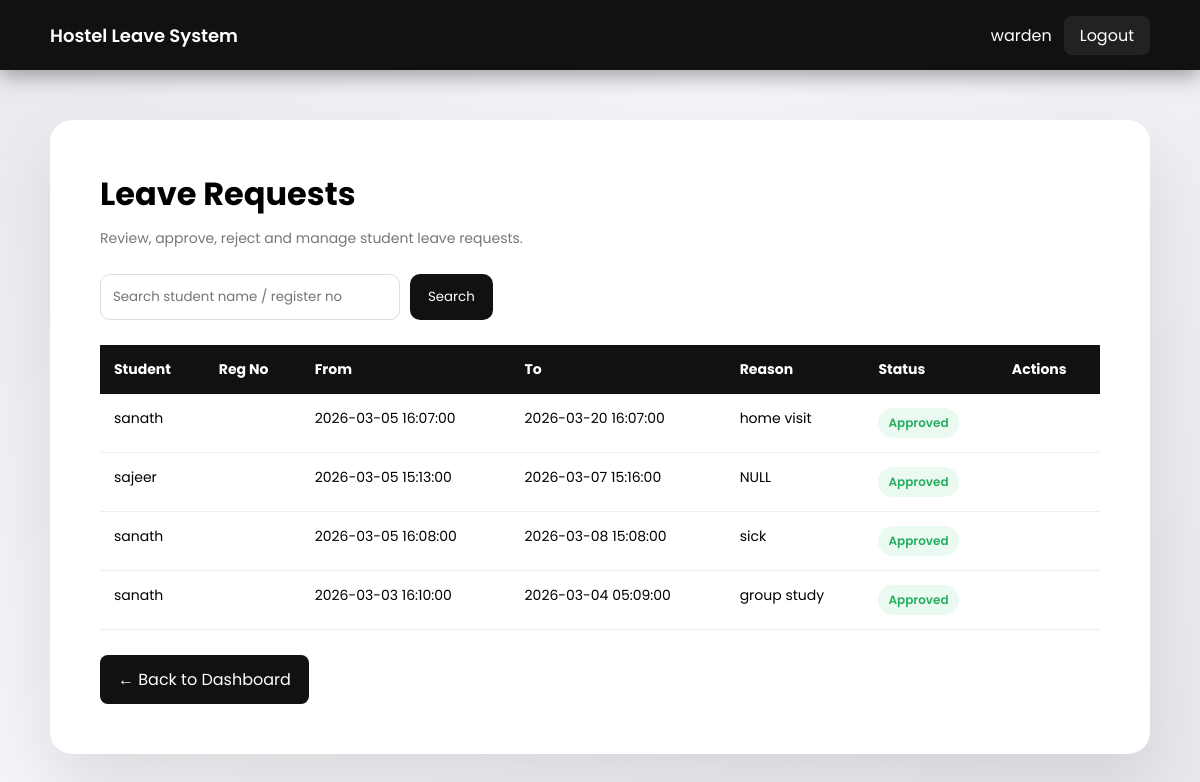
Page /warden/view_requests.php (signed in) on the earlier database version.
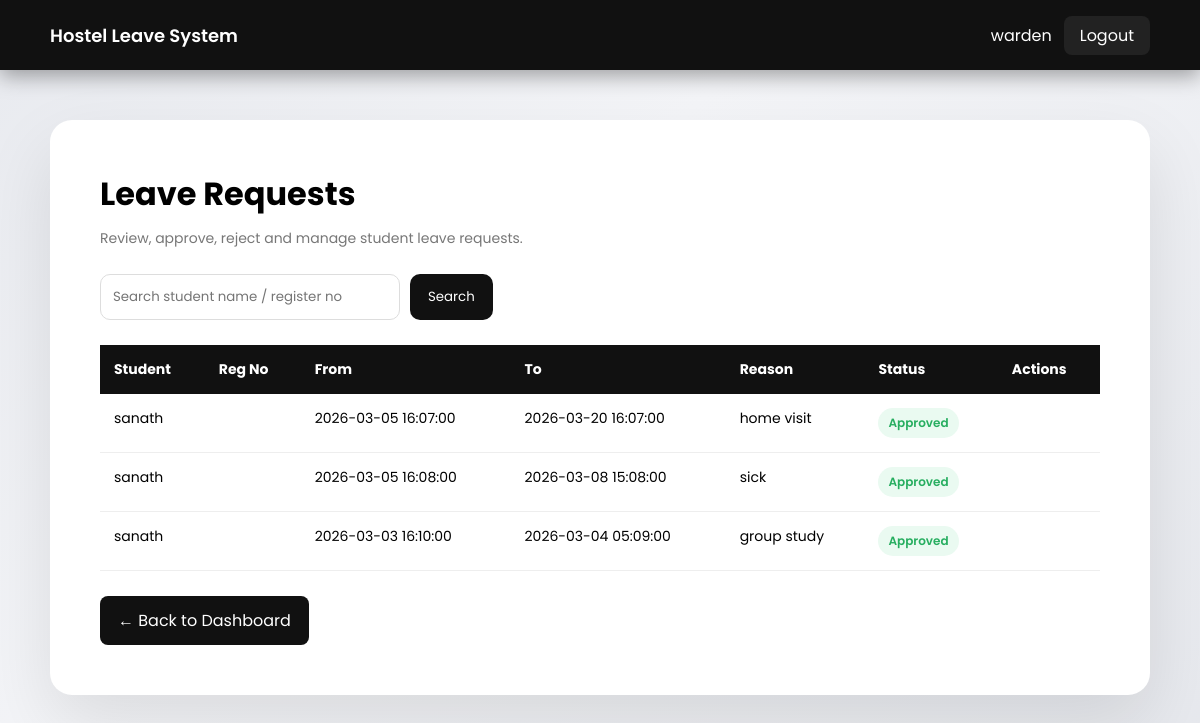
Same page on the later database version.
### tables this page shows
CREATE TABLE `hostel_leaves` (
  `id` int(11) NOT NULL,
  `student_id` int(11) NOT NULL,
  `leave_type_id` int(11) NOT NULL,
  `from_datetime` datetime NOT NULL,
  `to_datetime` datetime NOT NULL,
  `reason` text NOT NULL,
  `status` enum('Pending','Approved','Rejected') DEFAULT 'Pending',
  `applied_at` timestamp NOT NULL DEFAULT current_timestamp(),
  `returned_at` datetime DEFAULT NULL,
  `mess_cut` tinyint(1) NOT NULL DEFAULT 0,
  `return_status` varchar(50) DEFAULT NULL
);

CREATE TABLE `users` (
  `id` int(11) NOT NULL,
  `role_id` int(11) NOT NULL,
  `name` varchar(100) NOT NULL,
  `username` varchar(50) NOT NULL,
  `password` varchar(255) NOT NULL,
  `email` varchar(100) DEFAULT NULL,
  `parent_email` varchar(100) DEFAULT NULL,
  `teacher_email` varchar(100) DEFAULT NULL,
  `created_at` timestamp NOT NULL DEFAULT current_timestamp(),
  `register_number` varchar(50) DEFAULT NULL
);

### warden/view_requests.php (the view, shortened to what this page needs)
<?php
include("../config/db.php");
$search = isset($_GET['search']) ? trim($_GET['search']) : '';
if ($search != '') {
    $stmt = $conn->prepare("
        SELECT hostel_leaves.*, users.name, users.register_number
        FROM hostel_leaves
        JOIN users ON hostel_leaves.student_id = users.id
        WHERE users.name LIKE ? OR users.register_number LIKE ?
        ORDER BY hostel_leaves.id DESC
    ");
    $like = "%$search%";
    $stmt->bind_param("ss", $like, $like);
    $stmt->execute();
    $result = $stmt->get_result();
} else {
    $result = $conn->query("
        SELECT hostel_leaves.*, users.name, users.register_number
        FROM hostel_leaves
        JOIN users ON hostel_leaves.student_id = users.id
        ORDER BY hostel_leaves.id DESC
    ");
}
?>
<!DOCTYPE html>
<html>
<head>
</head>
<body>
<div class="topbar">
<div class="logo">Hostel Leave System</div>
<div>
<?php echo $_SESSION["username"]; ?>
<a class="logout-btn" href="../auth/logout.php">Logout</a>
</div>
</div>
<div class="container">
<h1>Leave Requests</h1>
<div class="sub">Review, approve, reject and manage student leave requests.</div>
<form method="GET" class="search-box">
<input type="text" name="search" placeholder="Search student name / register no" value="<?php echo htmlspecialchars($search); ?>">
<button type="submit">Search</button>
</form>
<?php if($result->num_rows > 0) { ?>
<table>
<tr>
<th>Student</th>
<th>Reg No</th>
<th>From</th>
<th>To</th>
<th>Reason</th>
<th>Status</th>
<th>Actions</th>
</tr>
<?php while($row = $result->fetch_assoc()) { ?>
<tr>
<td><?php echo htmlspecialchars($row["name"]); ?></td>
<td><?php echo htmlspecialchars($row["register_number"]); ?></td>
<td><?php echo htmlspecialchars($row["from_datetime"]); ?></td>
<td><?php echo htmlspecialchars($row["to_datetime"]); ?></td>
<td><?php echo htmlspecialchars($row["reason"]); ?></td>
<td>
<?php
$status = $row["status"];
if($status=="Pending"){
echo "<span class='badge pending'>Pending</span>";
}
elseif($status=="Approved"){
echo "<span class='badge approved'>Approved</span>";
}
else{
echo "<span class='badge rejected'>Rejected</span>";
}
?>
</td>
<td>
</td>
</tr>
<?php } ?>
</table>
<?php } else { ?>
<div class="empty">No leave requests found.</div>
<?php } ?>
<a href="dashboard.php" class="back-btn">← Back to Dashboard</a>
</div>
</body>
</html>

Differences in the rows shown:
removed hostel_leaves: student.name "sajeer", from_datetime "2026-03-05 15:13:00", to_datetime "2026-03-07 15:16:00", reason "NULL", status "Approved"
